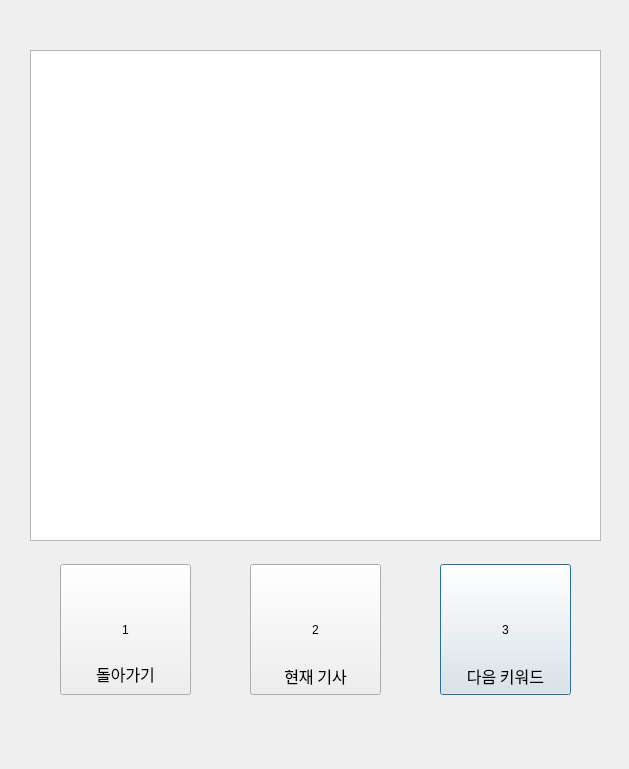
<?xml version="1.0" encoding="UTF-8"?>
<ui version="4.0">
 <class>Dialog</class>
 <widget class="QDialog" name="Dialog">
  <property name="geometry">
   <rect>
    <x>0</x>
    <y>0</y>
    <width>629</width>
    <height>769</height>
   </rect>
  </property>
  <property name="windowTitle">
   <string>ChooseMenu</string>
  </property>
  <widget class="QPushButton" name="num_pushButton_3">
   <property name="geometry">
    <rect>
     <x>440</x>
     <y>564</y>
     <width>131</width>
     <height>131</height>
    </rect>
   </property>
   <property name="styleSheet">
    <string notr="true">font: 14pt &quot;나눔고딕&quot;;</string>
   </property>
   <property name="text">
    <string>3</string>
   </property>
  </widget>
  <widget class="QPushButton" name="num_pushButton_2">
   <property name="geometry">
    <rect>
     <x>250</x>
     <y>564</y>
     <width>131</width>
     <height>131</height>
    </rect>
   </property>
   <property name="styleSheet">
    <string notr="true">font: 14pt &quot;나눔고딕&quot;;</string>
   </property>
   <property name="text">
    <string>2</string>
   </property>
  </widget>
  <widget class="QPushButton" name="num_pushButton_1">
   <property name="geometry">
    <rect>
     <x>60</x>
     <y>564</y>
     <width>131</width>
     <height>131</height>
    </rect>
   </property>
   <property name="styleSheet">
    <string notr="true">font: 14pt &quot;나눔고딕&quot;;</string>
   </property>
   <property name="text">
    <string>1</string>
   </property>
  </widget>
  <widget class="QLabel" name="label">
   <property name="geometry">
    <rect>
     <x>60</x>
     <y>648</y>
     <width>131</width>
     <height>51</height>
    </rect>
   </property>
   <property name="font">
    <font>
     <family>나눔고딕</family>
     <pointsize>12</pointsize>
    </font>
   </property>
   <property name="text">
    <string>돌아가기</string>
   </property>
   <property name="alignment">
    <set>Qt::AlignCenter</set>
   </property>
  </widget>
  <widget class="QLabel" name="label_2">
   <property name="geometry">
    <rect>
     <x>250</x>
     <y>650</y>
     <width>131</width>
     <height>51</height>
    </rect>
   </property>
   <property name="font">
    <font>
     <family>나눔고딕</family>
     <pointsize>12</pointsize>
    </font>
   </property>
   <property name="text">
    <string>현재 기사</string>
   </property>
   <property name="alignment">
    <set>Qt::AlignCenter</set>
   </property>
  </widget>
  <widget class="QLabel" name="label_3">
   <property name="geometry">
    <rect>
     <x>440</x>
     <y>650</y>
     <width>131</width>
     <height>51</height>
    </rect>
   </property>
   <property name="font">
    <font>
     <family>나눔고딕</family>
     <pointsize>12</pointsize>
    </font>
   </property>
   <property name="text">
    <string>다음 키워드</string>
   </property>
   <property name="alignment">
    <set>Qt::AlignCenter</set>
   </property>
  </widget>
  <widget class="QLabel" name="label_view">
   <property name="geometry">
    <rect>
     <x>70</x>
     <y>110</y>
     <width>500</width>
     <height>400</height>
    </rect>
   </property>
   <property name="text">
    <string>TextLabel</string>
   </property>
  </widget>
  <widget class="QWidget" name="widget" native="true">
   <property name="geometry">
    <rect>
     <x>20</x>
     <y>40</y>
     <width>591</width>
     <height>521</height>
    </rect>
   </property>
   <widget class="QTextBrowser" name="textBrowser">
    <property name="geometry">
     <rect>
      <x>10</x>
      <y>10</y>
      <width>571</width>
      <height>491</height>
     </rect>
    </property>
   </widget>
  </widget>
 </widget>
 <resources/>
 <connections/>
</ui>
